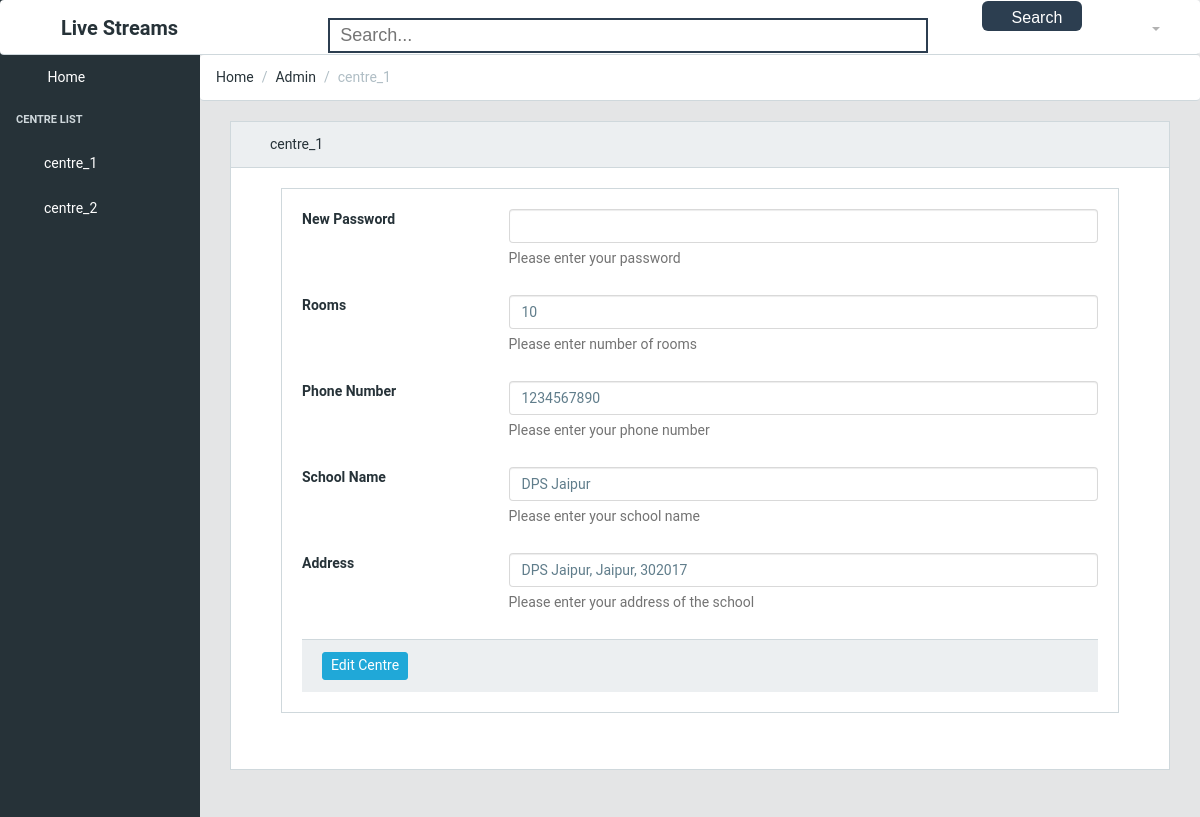
Screenshot of /editviewer1.php?choice=centre_1 with the database file from the repository.
### tables this page shows
CREATE TABLE `centres` (
  `username` varchar(255) NOT NULL,
  `password` varchar(255) NOT NULL,
  `name` varchar(255) NOT NULL,
  `phone` bigint(20) NOT NULL,
  `rooms` int(11) NOT NULL,
  `address` text NOT NULL
);

### editviewer1.php (the view, shortened to what this page needs)
<?php
	include('connection.php');
	$choice = $_GET['choice'];
	function render($error)
	{
		include('connection.php');
		$choice = $_GET['choice'];
		echo '<!DOCTYPE html>
		<html lang="en"><head><meta http-equiv="Content-Type" content="text/html; charset=UTF-8">
        <link href="./helper/font-awesome.min.css" rel="stylesheet">
        <link href="./helper/simple-line-icons.css" rel="stylesheet">
		<link rel="stylesheet" href="helper/bootstrap.min.css">
        <link href="./helper/style.css" rel="stylesheet">
		<link href="styles.css" rel="stylesheet">
		</head>
		<body class="navbar-fixed sidebar-nav fixed-nav  pace-done"><div class="pace  pace-inactive"><div class="pace-progress" data-progress-text="100%" data-progress="99" style="transform: translate3d(100%, 0px, 0px);">
	</div>
	<div class="pace-activity"></div></div>
			<header class="navbar">
				<div class="container-fluid">
					<h style="font-size:20px;float:left;margin-left:5%"><b>Live Streams</b></h>';
				?>
				<form  autocomplete="off" style="float:left" id="contact-form" method="post" >
				<input type="text" name="title" id="title" onclick="search()" onkeydown="search()" onkeypress="search()" onkeyup="search()" autocomplete="off" class="search_url" placeholder="Search..."  data-toggle="dropdown" aria-haspopup="true" aria-expanded="false" style="border: 2px solid #2c3e50;" />
				<button style="background: #2c3e50;" name='searc' class="search">
				Search
				<span class="glyphicon glyphicon-search"></span>
				</button>
				<?php
                echo '
				<script>
					function search(){
						var title=$("#title").val();
						if(title=="")
						$("#result").html("");
						if(title!=""&&title.length>=1){
							$.ajax({
								type:"post",
								url:"search1.php",
								data:"title="+title.trim(" ")+" '.$viewn.'",
								success:function(datav){
									$("#result").html(datav);
								 }
								});
							}
					}
				</script>
				</form>
				<ul class="nav navbar-nav pull-right hidden-md-down" style="margin-right:20px;margin-top:17px">
                    <li class="nav-item dropdown">
                        <a class="nav-link dropdown-toggle nav-link" data-toggle="dropdown" href="viewerLog.php" role="button" aria-haspopup="true" aria-expanded="false">
                            <span class="hidden-md-down">'.$viewn.'</span>
                        </a>
                    </li>
                </ul>
				</div>
			</header>
			<div class="sidebar">
				<nav class="sidebar-nav open" style="height: 558px;">
					<ul class="nav">
					<li class="nav-item">
                        <a class="nav-link" href="viewHome.php?viewer='.$viewn.'"><i class="icon-speedometer"></i> Home </a>
                    </li>
                    <li class="nav-title">
                        Centre List
                    </li>';
					$result = mysqli_query($conn,"SELECT * FROM centres");
					while($run = mysqli_fetch_assoc($result)){
						$row = mysqli_query($conn,"SELECT min(id) as streamnum FROM streams where name = 'Room_1' AND centre = '".$run['username']."'");
						$num = mysqli_fetch_assoc($row);
                    echo '<li class="nav-item nav-dropdown">
                        <a class="nav-link" href="mainStream.php?stream='.$num['streamnum'].'&viewer='.$viewn.'"><i class="icon-puzzle"></i>'.$run['username'].'</a>
                    </li>
					';}
					echo '
                </ul>
				</nav>
			</div>
			<main class="main">
				<ol class="breadcrumb">
					<li class="breadcrumb-item">Home</li>
					<li class="breadcrumb-item">Admin</a></li>
					<li class="breadcrumb-item active">'.$choice.'</li>
				</ol>
				<div class="container-fluid">
					<div class="animated fadeIn">
						<div class="row">
							<div class="col-lg-12">
								<div class="card">
									<div class="card-header"><i class="fa fa-align-justify"></i>'.$choice.'</div>
									<div class="card-block">
										<table class="table table-bordered table-striped table-condensed">
											<div class="container-fluid">
												<div class="animated fadeIn">
													<div class="card">
														<div class="card-block">';
															$result = mysqli_query($conn,"SELECT * FROM centres where username = '".$choice."'");
															$run = mysqli_fetch_assoc($result);
																echo '
															<form method="post" class="form-horizontal ">
																<div class="form-group row">
																	<label class="col-md-3 form-control-label" for="hf-password">New Password</label>
																	<div class="col-md-9">
																		<input type="password" id="hf-password" name="hf-password" autocomplete="off" class="form-control">
																		<span class="help-block">Please enter your password</span>
																	</div>
																</div>
																<div class="form-group row">
																	<label class="col-md-3 form-control-label" for="hf-rooms">Rooms</label>
																	<div class="col-md-9">
																		<input type="number" id="hf-rooms" name="hf-rooms" autocomplete="off" class="form-control" value="'.$run['rooms'].'" required>
																		<span class="help-block">Please enter number of rooms</span>
																	</div>
																</div>
																<div class="form-group row">
																	<label class="col-md-3 form-control-label" for="hf-phone">Phone Number</label>
																	<div class="col-md-9">
																		<input type="number_format" id="hf-phone" name="hf-phone" autocomplete="off" class="form-control" value="'.$run['phone'].'" required>
																		<span class="help-block">Please enter your phone number</span>
																	</div>
																</div>
																<div class="form-group row">
																	<label class="col-md-3 form-control-label" for="hf-name">School Name</label>
																	<div class="col-md-9">
																		<input type="number_format" id="hf-name" name="hf-name" autocomplete="off" class="form-control" value="'.$run['name'].'" required>
																		<span class="help-block">Please enter your school name</span>
																	</div>
																</div>
																<div class="form-group row">
																	<label class="col-md-3 form-control-label" for="hf-address">Address</label>
																	<div class="col-md-9">
																		<input type="number_format" id="hf-address" name="hf-address" autocomplete="off" class="form-control" value="'.$run['address'].'" required>
																		<span class="help-block">Please enter your address of the school</span>
																	</div>
																</div>
																<p style="color:red; size:12px">'.$error.'</p>
																<div class="card-footer">
																	<input type="submit" name="addc" class="btn btn-sm btn-primary" value="Edit Centre">
																</div>
															</form>';
															echo '
														</div>
													</div>
												</div>
											</div>
										</table>
									</div>
								</div>
							</div>
						</div>
					</div>
				</div>
			</main>
			<script src="./Table_files/jquery.min.js.download"></script>
			<script src="./Table_files/tether.min.js.download"></script>
			<script src="./Table_files/bootstrap.min.js.download"></script>
			<script src="./Table_files/pace.min.js.download"></script>
			<script src="./Table_files/Chart.min.js.download"></script>
			<script src="./Table_files/app.js.download"></script>
	</body></html>';
	}
	if(isset($_POST['addc'])){
				$pass = $_REQUEST['hf-password'];
				$roomn = $_REQUEST['hf-rooms'];
				$phone = $_REQUEST['hf-phone'];
				$name = $_REQUEST['hf-name'];
				$address = $_REQUEST['hf-address'];
				if($pass == "")
				{
					$result = mysqli_query($conn,"UPDATE centres SET rooms = '".$roomn."', phone = '".$phone."', name = '".$name."', address = '".$address."' where username = '".$choice."'");
				}
				else{
					$shapass = sha1($pass);
					$result = mysqli_query($conn,"UPDATE centres SET password = '".$shapass."', rooms = '".$roomn."', phone = '".$phone."', name = '".$name."', address = '".$address."' where username = '".$choice."'");
				}
					if($result){
						render("Successful");
					}
					else{
						render("Enter Again");
					}
			}
			else{
				render("");
			}
?>

### styles.css (style rules this page uses)
html, body { font-family: 'Roboto', 'Helvetica', sans-serif; }
.search_url { background: none; border: 2px solid #92d07f; outline: none; padding: 5px 10px; margin-right: 50px; margin-left: 150px; font: 18px arial; color: #666; width: 600px; }
.search { padding: 8px 30px; color: #fff; border: none; outline: none; height:30px; width:100px; font: normal 16px arial; border-radius: 6px; cursor: pointer; float: center; text-align:center; }

### rows the page displays
centres: username "centre_1", hf-rooms "10", hf-phone "1234567890", hf-name "DPS Jaipur", hf-address "DPS Jaipur, Jaipur, 302017"
centres: username "centre_2"

### other values shown
$choice "centre_1"
